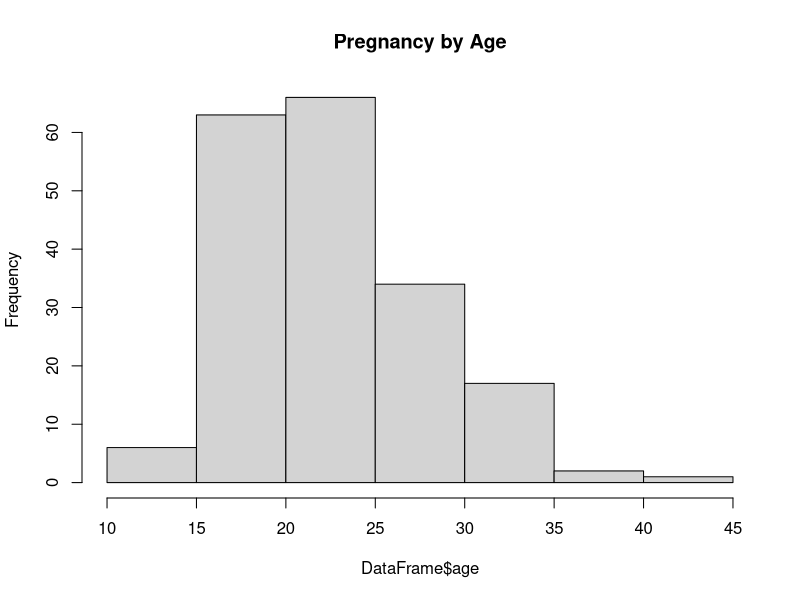
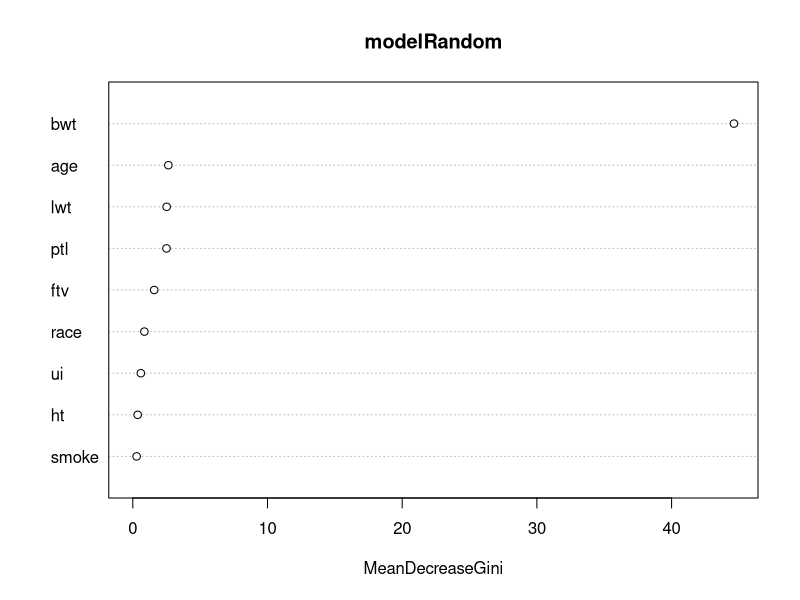
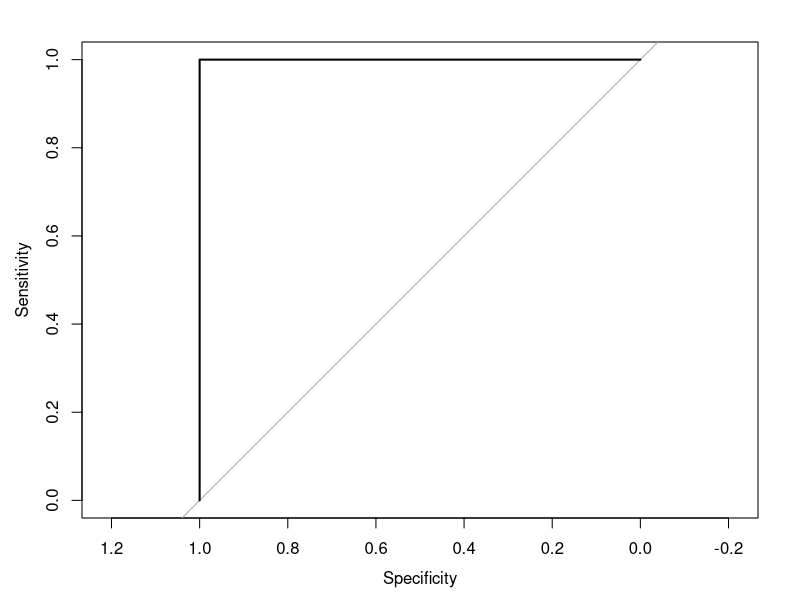
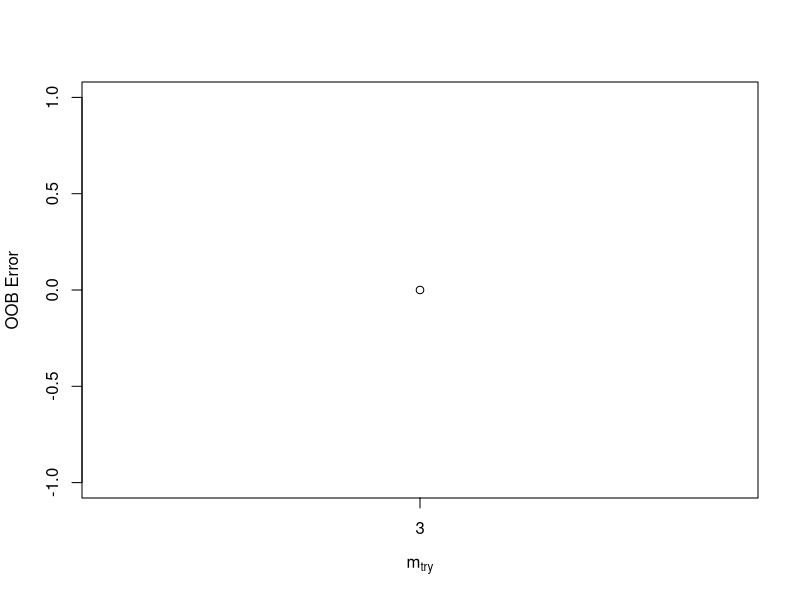
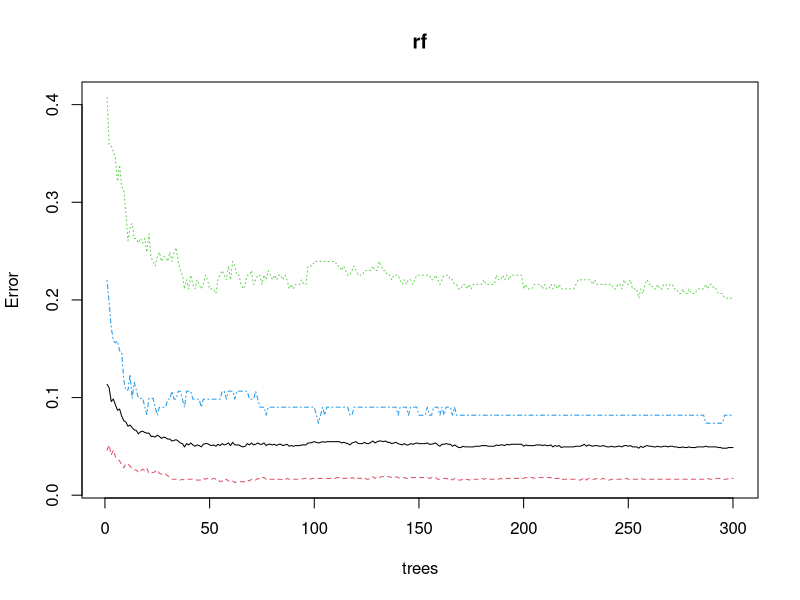
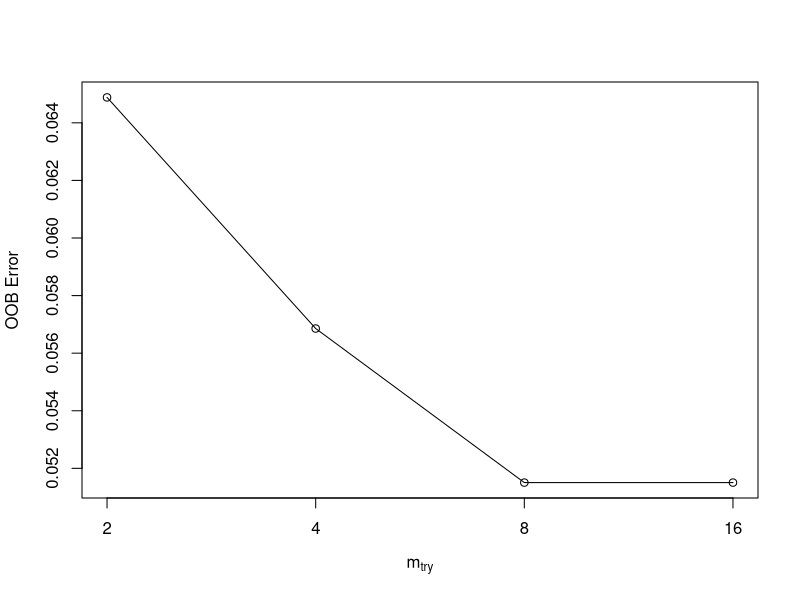
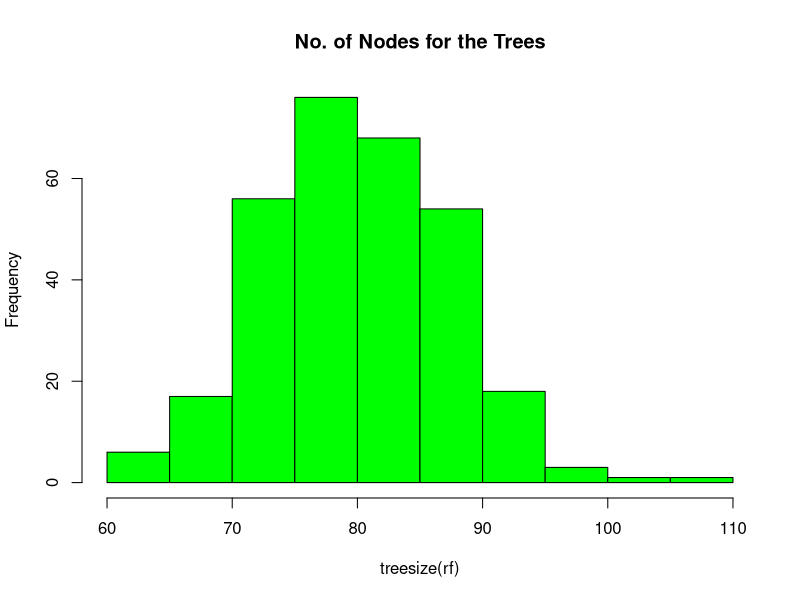
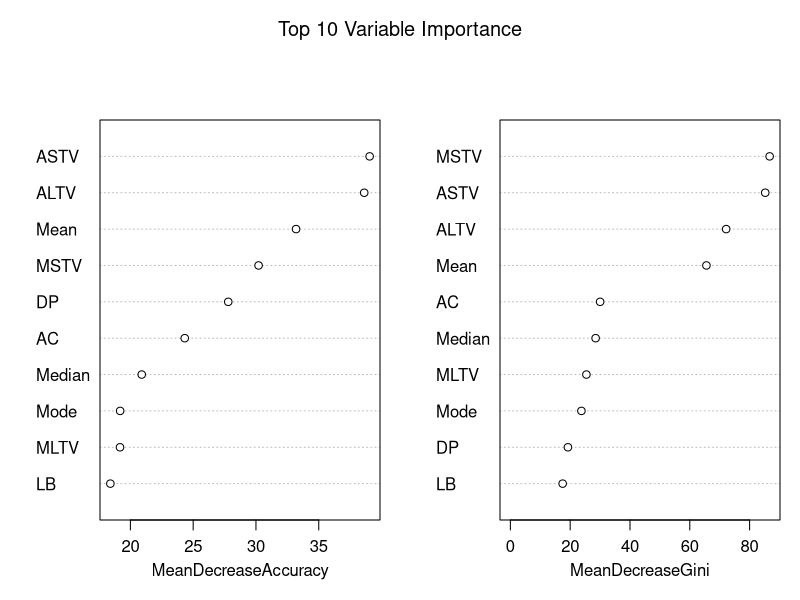

These figures' R source, in order:
#
# Arpan Gupta, Random Forest R Example
#
library(MASS)
library(randomForest)
library(caTools)
library(pROC)
#
set.seed(123456789)
DataFrame <-birthwt
str(DataFrame)
dim(DataFrame)
summary(DataFrame)
apply(DataFrame,2,function(x) length(unique(x)))
hist(DataFrame$age,main="Pregnancy by Age")
col <- c("low","race","smoke","ptl","ht","ui","ftv")
for (i in col) {
  DataFrame[,i]=as.factor(DataFrame[,i])
}
str(DataFrame)
ind <- sample.split(Y= DataFrame$low,SplitRatio = 0.7)
trainDF <- DataFrame[ind,]
testDF <- DataFrame[!ind,]
# Fitting the model
modelRandom <- randomForest(low~.,data=trainDF,mtry=3,mtree=20)
modelRandom
#
# Predict
importance(modelRandom)
varImpPlot(modelRandom)
PredictsWithClass <- predict(modelRandom,testDF,type="class")
t <- table(predictions=PredictsWithClass,actual=testDF$low)
# Accuray metric
sum(diag(t))/sum(t)
#
PredictionWithProbs <- predict(modelRandom,testDF,type='prob')
auc <- auc(testDF$low,PredictionWithProbs[,2])
plot(roc(testDF$low,PredictionWithProbs[,2]))
# 
# To find best mtry
bestmtry <- tuneRF(trainDF,trainDF$low,ntreeTry=20,stepFactor=1.2,
                   improve= 0.01,
                   trace=T,plot=T)
bestmtry
##
# Random forest in R Classisification and Prediction Example
#  Bharatendra Rai
# Measurements of fetal heard rate(FHR) and uterine contraction(UC).
# CTG's classification label as Normal, Suspect or Pathologic
##
rm(list=ls())
data <- read.csv("./CTG.csv")
str(data)    
data$NSP <-as.factor(data$NSP)
table(data$NSP)
#
set.seed(123)
ind <- sample(2,nrow(data),replace= TRUE,prob = c(0.7,0.3))
train <- data[ind==1,]
test <- data[!ind ==1,]
#
# Random Forest
library(randomForest)
set.seed(222)
rf <- randomForest(NSP~.,data=train,ntree = 300,mtry=8,
                   importance= TRUE, proximity=TRUE )
attributes(rf)
library(caret)
p1 <- predict(rf,train)
head(p1)
head(train$NSP)
# Caret
confusionMatrix(p1,train$NSP)
# Predict on test data:
p2 <- predict(rf,test)
confusionMatrix(p2,test$NSP)
# Error Rate
plot(rf)
t <-tuneRF(train[,-22],train[,22],
       stepFactor = 0.5,
       plot = TRUE,
       ntreeTry = 300,
       trace= TRUE,
       imporove= 0.05)
# No. of nodes for the trees
hist(treesize(rf),
     main="No. of Nodes for the Trees",
     col="green")
varImpPlot(rf,
           sort=T,
           n.var=10,
           main="Top 10 Variable Importance")
importance(rf)
varUsed(rf)
# Partial DEpendence Plot
partialPlot(rf, train, ASTV,"1")
partialPlot(rf, train, ASTV,"2")
# EXtract Single Tree
getTree(rf,1,labelVar= TRUE)
# Multi-dimensional Scalling Plot
MDSplot(rf,train$NSP)
